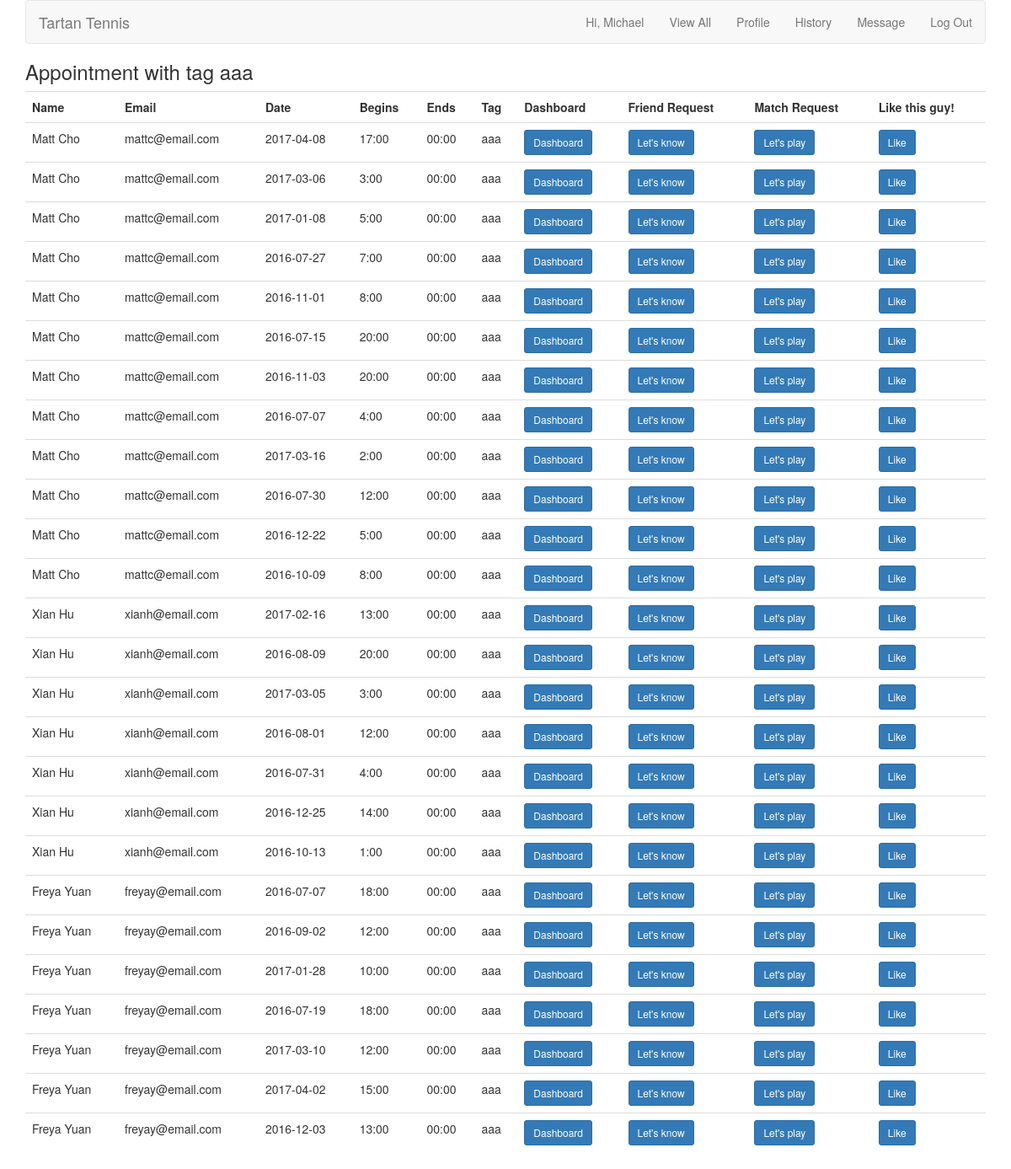
/tag_time.php?tag=aaa (signed in), run on the app's committed database.
### tables this page shows
CREATE TABLE `times` (
  `time_id` int(11) NOT NULL PRIMARY KEY AUTO_INCREMENT,
  `begins_date` varchar(20) NOT NULL,
  `begins_time` varchar(20) NOT NULL,
  `ends_time` varchar(20) NOT NULL,
  `tag` tinytext NOT NULL,
  `user_id` int(11) NOT NULL,
  `created_at` timestamp NOT NULL DEFAULT CURRENT_TIMESTAMP,
  FULLTEXT (begins_date, begins_time, ends_time, tag)
);

CREATE TABLE `users` (
  `user_id` int(10) UNSIGNED NOT NULL PRIMARY KEY AUTO_INCREMENT,
  `first_name` varchar(20) NOT NULL,
  `last_name` varchar(20) NOT NULL,
  `username` varchar(20) NOT NULL,
  `email` varchar(50) NOT NULL,
  `pass` char(40) NOT NULL,
  `created_at` timestamp NOT NULL DEFAULT CURRENT_TIMESTAMP,
  `updated_at` timestamp NOT NULL DEFAULT CURRENT_TIMESTAMP ON UPDATE CURRENT_TIMESTAMP
);

### tag_time.php (the view, shortened to what this page needs)
<?php
include ('includes/header.php');
require('mysqli_connect.php');
$tag = $_GET['tag'];
echo '<h3>Appointment with tag ' . $tag . '</h3>';
if(isset($_COOKIE['user_id']))
{
    $qt =" SELECT user_id, first_name, last_name, email, begins_date, begins_time, ends_time, tag
                    FROM users INNER JOIN times
                    USING (user_id)
                    WHERE user_id <> '$user_id'
                    AND tag = '$tag';
                    ";
    $result = @mysqli_query($dbc, $qt);
    echo '<table class="table">
    <tr>
    <th>Name</th>
    <th>Email</th>
    <th>Date</th>
    <th>Begins</th>
    <th>Ends</th>
    <th>Tag</th>
    <th>Dashboard</th>
     <th>Friend Request</th>
    <th>Match Request</th>
    <th>Like this guy!</th>
    </tr>';
while ($row = mysqli_fetch_array($result)) {
    echo
    '<tr>
    <td>' . $row['first_name'] . ' ' . $row['last_name'] . '</td>
    <td>' . $row['email'] . '</td>
    <td>' . $row['begins_date'] . '</td>
    <td>' . $row['begins_time'] . '</td>
    <td>' . $row['ends_time'] . '</td>
    <td>' . $row['tag'] . '</td>
    <td><a class="btn btn-primary btn-sm"
    a href="dashboard.php?profile_id='
     . $row['user_id'] . '& user='. $_COOKIE['user_id'] . '">Dashboard</a></td>
    <td><a class="btn btn-primary btn-sm" href="friend_request.php?receiver_id='
     . $row['user_id'] . '">Let\'s know</a></td>
    <td><a class="btn btn-primary btn-sm" href="appoinment_request.php?receiver_id='
    . $row['user_id'] . '& begins_date='. $row['begins_date'] . '& begins_time=' . $row['begins_time'] . '& ends_time=' . $row['ends_time'] . '">Let\'s play</a></td>
    <td><a class="btn btn-primary btn-sm" href="like.php?likee_id='
     . $row['user_id'] . '">Like</a></td>
    </tr>';
    }
    echo '</table>';
}
else
{
        echo 'You must be logged to access this page.';
}
?>

### data on the page
times: user.first_name "Matt", user.last_name "Cho", user.email "mattc@email.com", begins_date "2017-04-08", begins_time "17:00", ends_time "00:00", tag "aaa"
times: user.first_name "Matt", user.last_name "Cho", user.email "mattc@email.com", begins_date "2017-03-06", begins_time "3:00", ends_time "00:00", tag "aaa"
times: user.first_name "Matt", user.last_name "Cho", user.email "mattc@email.com", begins_date "2017-01-08", begins_time "5:00", ends_time "00:00", tag "aaa"
times: user.first_name "Matt", user.last_name "Cho", user.email "mattc@email.com", begins_date "2016-07-27", begins_time "7:00", ends_time "00:00", tag "aaa"
times: user.first_name "Matt", user.last_name "Cho", user.email "mattc@email.com", begins_date "2016-11-01", begins_time "8:00", ends_time "00:00", tag "aaa"
times: user.first_name "Matt", user.last_name "Cho", user.email "mattc@email.com", begins_date "2016-07-15", begins_time "20:00", ends_time "00:00", tag "aaa"
times: user.first_name "Matt", user.last_name "Cho", user.email "mattc@email.com", begins_date "2016-11-03", begins_time "20:00", ends_time "00:00", tag "aaa"
times: user.first_name "Matt", user.last_name "Cho", user.email "mattc@email.com", begins_date "2016-07-07", begins_time "4:00", ends_time "00:00", tag "aaa"
times: user.first_name "Matt", user.last_name "Cho", user.email "mattc@email.com", begins_date "2017-03-16", begins_time "2:00", ends_time "00:00", tag "aaa"
times: user.first_name "Matt", user.last_name "Cho", user.email "mattc@email.com", begins_date "2016-07-30", begins_time "12:00", ends_time "00:00", tag "aaa"
times: user.first_name "Matt", user.last_name "Cho", user.email "mattc@email.com", begins_date "2016-12-22", begins_time "5:00", ends_time "00:00", tag "aaa"
times: user.first_name "Matt", user.last_name "Cho", user.email "mattc@email.com", begins_date "2016-10-09", begins_time "8:00", ends_time "00:00", tag "aaa"
times: user.first_name "Xian", user.last_name "Hu", user.email "xianh@email.com", begins_date "2017-02-16", begins_time "13:00", ends_time "00:00", tag "aaa"
times: user.first_name "Xian", user.last_name "Hu", user.email "xianh@email.com", begins_date "2016-08-09", begins_time "20:00", ends_time "00:00", tag "aaa"
times: user.first_name "Xian", user.last_name "Hu", user.email "xianh@email.com", begins_date "2017-03-05", begins_time "3:00", ends_time "00:00", tag "aaa"
times: user.first_name "Xian", user.last_name "Hu", user.email "xianh@email.com", begins_date "2016-08-01", begins_time "12:00", ends_time "00:00", tag "aaa"
times: user.first_name "Xian", user.last_name "Hu", user.email "xianh@email.com", begins_date "2016-07-31", begins_time "4:00", ends_time "00:00", tag "aaa"
times: user.first_name "Xian", user.last_name "Hu", user.email "xianh@email.com", begins_date "2016-12-25", begins_time "14:00", ends_time "00:00", tag "aaa"
times: user.first_name "Xian", user.last_name "Hu", user.email "xianh@email.com", begins_date "2016-10-13", begins_time "1:00", ends_time "00:00", tag "aaa"
times: user.first_name "Freya", user.last_name "Yuan", user.email "freyay@email.com", begins_date "2016-07-07", begins_time "18:00", ends_time "00:00", tag "aaa"
times: user.first_name "Freya", user.last_name "Yuan", user.email "freyay@email.com", begins_date "2016-09-02", begins_time "12:00", ends_time "00:00", tag "aaa"
times: user.first_name "Freya", user.last_name "Yuan", user.email "freyay@email.com", begins_date "2017-01-28", begins_time "10:00", ends_time "00:00", tag "aaa"
times: user.first_name "Freya", user.last_name "Yuan", user.email "freyay@email.com", begins_date "2016-07-19", begins_time "18:00", ends_time "00:00", tag "aaa"
times: user.first_name "Freya", user.last_name "Yuan", user.email "freyay@email.com", begins_date "2017-03-10", begins_time "12:00", ends_time "00:00", tag "aaa"
times: user.first_name "Freya", user.last_name "Yuan", user.email "freyay@email.com", begins_date "2017-04-02", begins_time "15:00", ends_time "00:00", tag "aaa"
times: user.first_name "Freya", user.last_name "Yuan", user.email "freyay@email.com", begins_date "2016-12-03", begins_time "13:00", ends_time "00:00", tag "aaa"

### other printed values
$fn "Michael"
$tag "aaa"
